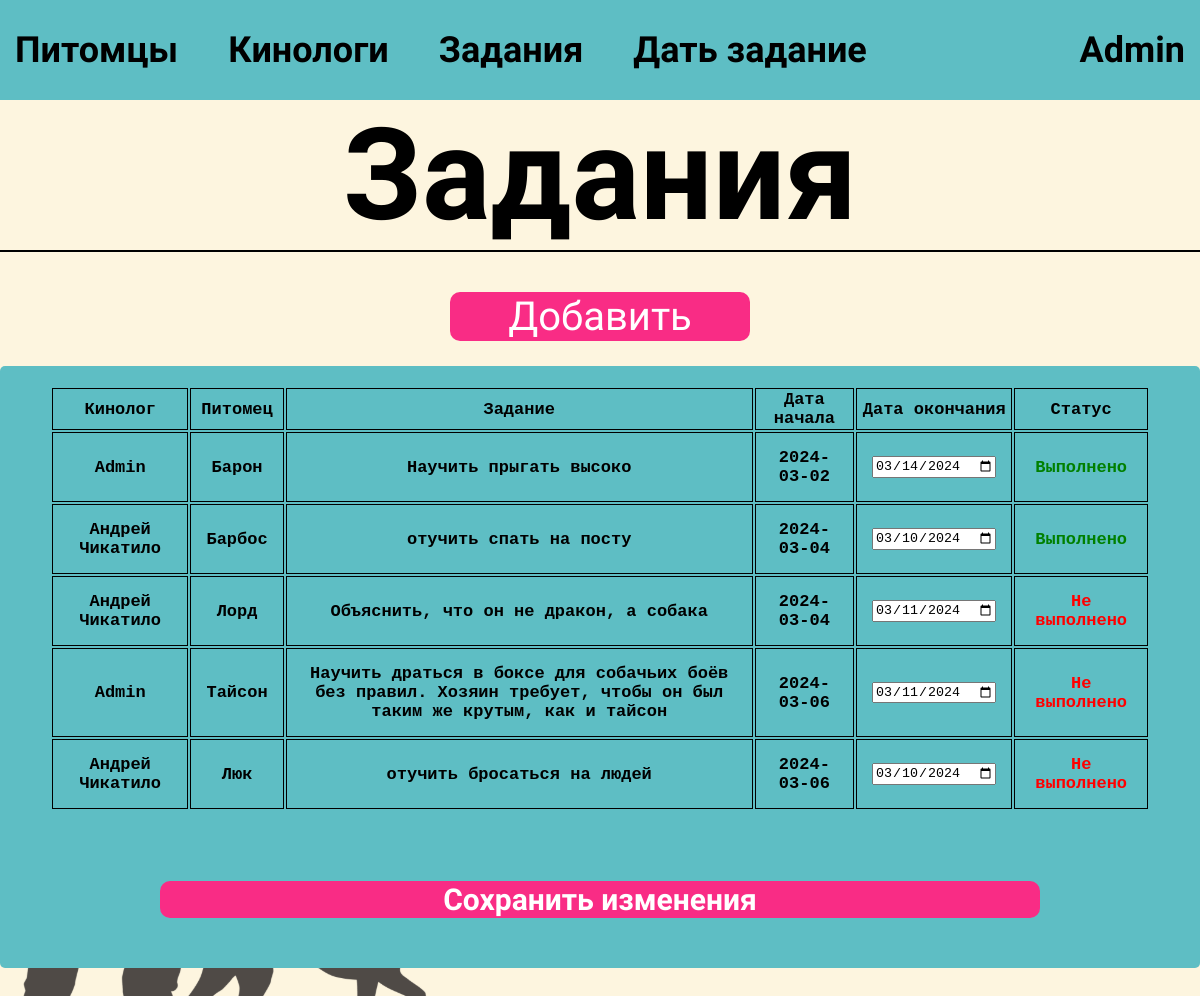
Screenshot of /tasks.php (signed in) with the database file from the repository.
### tables this page shows
CREATE TABLE `Training` (
  `id` int NOT NULL,
  `dog_id` int NOT NULL,
  `handler_id` int NOT NULL,
  `task` varchar(255) DEFAULT NULL,
  `start_date` date DEFAULT NULL,
  `end_date` date DEFAULT NULL,
  `status` tinyint NOT NULL
);

CREATE TABLE `Users` (
  `UserID` int NOT NULL,
  `Name` varchar(100) NOT NULL,
  `DateOfBirth` date DEFAULT NULL,
  `Experience` int DEFAULT NULL,
  `PhoneNumber` varchar(20) DEFAULT NULL,
  `Address` varchar(255) DEFAULT NULL,
  `PhotoPath` varchar(255) DEFAULT NULL,
  `IsAdmin` tinyint(1) NOT NULL DEFAULT '0',
  `Login` varchar(50) NOT NULL,
  `Password` varchar(100) NOT NULL
);

CREATE TABLE `Dogs` (
  `id` int NOT NULL,
  `name` varchar(50) DEFAULT NULL,
  `breed` varchar(50) DEFAULT NULL,
  `birth` date DEFAULT NULL,
  `training_goals` text,
  `features` varchar(255) DEFAULT NULL
);

### tasks.php (the view, shortened to what this page needs)
<!DOCTYPE html>
<html lang="en">
<head>
  <link rel="stylesheet" href="style.css" />
</head>
<body>
  <header class="admin_header">
    <div class="toolbar">
      <a href="pets.php">Питомцы</a>
      <a href="users.php">Кинологи</a>
      <a href="tasks.php">Задания</a>
      <a href="admin_home.php">Дать задание</a>
    </div>
    <p class="username"><?php echo $_SESSION['username']; ?></p>
  </header>
    <div class="pets_content">
    <p class="title_content">
    Задания
    </p>
    <hr style="border: 1px solid black;">
    <button class="btn_href-pets" onclick="document.location='admin_home.php'">Добавить</button>
    <div class="table_pets">
    <?php
    include 'config.php';
$sql = "SELECT `dog_id`, `handler_id`, `task`, `start_date`, `end_date`, `status` FROM `Training`";
$result = $conn->query($sql);
if ($result->num_rows > 0) {
    echo "<form action='" . htmlspecialchars($_SERVER["PHP_SELF"]) . "' method='post'>";
    echo "<table class='table_pets-table' border='0'>";
    echo "<tr class='tr_pets'>
    <th class='fourteen_none_display'>Кинолог</th>
    <th>Питомец</th>
    <th>Задание</th>
    <th class='seventeen_none_display'>Дата начала</th>
    <th class='seventeen_none_display'>Дата окончания</th>
    <th class='seventeen_none_display'>Статус</th>
    </tr>";
    while($row = $result->fetch_assoc()) {
        $handler_id = $row["handler_id"];
        $sql_handler = "SELECT `Name` FROM `Users` WHERE `UserID` = '$handler_id'";
        $result_handler = $conn->query($sql_handler);
        $handler_name = "";
        if ($result_handler->num_rows > 0) {
            $row_handler = $result_handler->fetch_assoc();
            $handler_name = $row_handler["Name"];
        }
        $dog_id = $row["dog_id"];
        $sql_dog = "SELECT `name` FROM `Dogs` WHERE `id` = '$dog_id'";
        $result_dog = $conn->query($sql_dog);
        $dog_name = "";
        if ($result_dog->num_rows > 0) {
            $row_dog = $result_dog->fetch_assoc();
            $dog_name = $row_dog["name"];
        }
        $status = $row["status"];
        $status_text = "";
        $status_class = "";
        if ($status == 0) {
          $status_text = "Не выполнено";
          $status_class = "not-completed";
        } else {
          $status_text = "Выполнено";
          $status_class = "completed";
        }
        echo "<tr>";
        echo "<td class='td_pets fourteen_none_display'>" . $handler_name . "</td>";
        echo "<td class='td_pets'>" . $dog_name . "</td>";
        echo "<td class='td_pets'>" . $row["task"] . "</td>";
        echo "<td class='td_pets seventeen_none_display'>" . $row["start_date"] . "</td>";
        echo "<td class='td_pets seventeen_none_display'><input type='date' name='end_date[" . $row['dog_id'] . "]' value='" . $row["end_date"] . "'></td>";
        echo "<td class='td_pets " . $status_class . " seventeen_none_display'>" . $status_text . "</td>";
        echo "</tr>";
    }
    echo "</table>";
    echo "<div class='save_button seventeen_none_display'>
            <button type='submit' name='save_changes' >Сохранить изменения</button>
          </div>";
    echo "</form>";
} else {
    echo "0 результатов";
}
?>
    </div>
    </div>
  </body>
</html>

### style.css (style rules this page uses)
* { margin: 0 auto; padding: 0 auto; transition: 0.5s; }
body { background: url(img/background.svg) fixed; font-family: "Amatic SC"; width: 100%; }
.username { cursor: pointer; }
.admin_header { height: 100px; width: 100%; background-color: #5ebec4; color: black; display: flex; align-items: center; }
.toolbar { display: flex; align-items: center; gap: 50px; margin-left: 15px; margin-right: 0px; }
.toolbar a { color: black; font-size: 36px; text-decoration: none; font-weight: 700; }
.admin_header p { font-size: 36px; font-weight: 700; margin-right: 15px; }
.title_content { font-size: 128px; font-weight: 700; }
.save_button { padding: 50px; margin-bottom: 100px; }
.save_button button { background-color: #f92c85; font-size: 30px; font-family: "Amatic SC"; border: none; border-radius: 10px; font-weight: 700; color: #fff; cursor: pointer; width: 80%; }
.pets_content { width: 60%; text-align: center; }
.btn_href-pets { width: 300px; color: #fff; background-color: #f92c85; border: none; border-radius: 10px; font-family: "Amatic SC"; margin-top: 40px; font-size: 40px; cursor: pointer; }
.table_pets { width: 100%; margin-top: 25px; background-color: #5ebec4; min-height: 300px; border-radius: 5px; }
.table_pets-table { width: 95%; padding: 20px; border: none; }
.tr_pets { font-size: 25px; font-family: "Courier New", Courier, monospace; }
.tr_pets th { border: 1px solid black; }
.td_pets { font-size: 25px; font-family: "Courier New", Courier, monospace; border: 1px solid black; padding: 15px; }
@media screen and (width < 1848px) { .pets_content { width: 90%; } }
@media screen and (width < 1300px) { .pets_content { width: 100%; } }
@media screen and (width < 1300px) { .tr_pets { font-size: 17px; } }
@media screen and (width < 1300px) { .td_pets { font-size: 17px; } }

### tasks.php (style rules this page uses)
.td_pets { font-weight: bold; }
.not-completed { color: red; }
.completed { color: green; }

### rows the page displays
training: handler.Name "Admin", dog.name "Барон", task "Научить прыгать высоко", start_date "2024-03-02", end_date "03/14/2024", status "Выполнено"
training: handler.Name "Андрей Чикатило", dog.name "Барбос", task "отучить спать на посту", start_date "2024-03-04", end_date "03/10/2024", status "Выполнено"
training: handler.Name "Андрей Чикатило", dog.name "Лорд", task "Объяснить, что он не дракон, а собака", start_date "2024-03-04", end_date "03/11/2024", status "Не выполнено"
training: handler.Name "Admin", dog.name "Тайсон", task "Научить драться в боксе для собачьих боёв без правил. Хозяин требует, чтобы он был таким же крутым, как и тайсон", start_date "2024-03-06", end_date "03/11/2024", status "Не выполнено"
training: handler.Name "Андрей Чикатило", dog.name "Люк", task "отучить бросаться на людей", start_date "2024-03-06", end_date "03/10/2024", status "Не выполнено"

### other values shown
$_SESSION['username'] "Admin"
